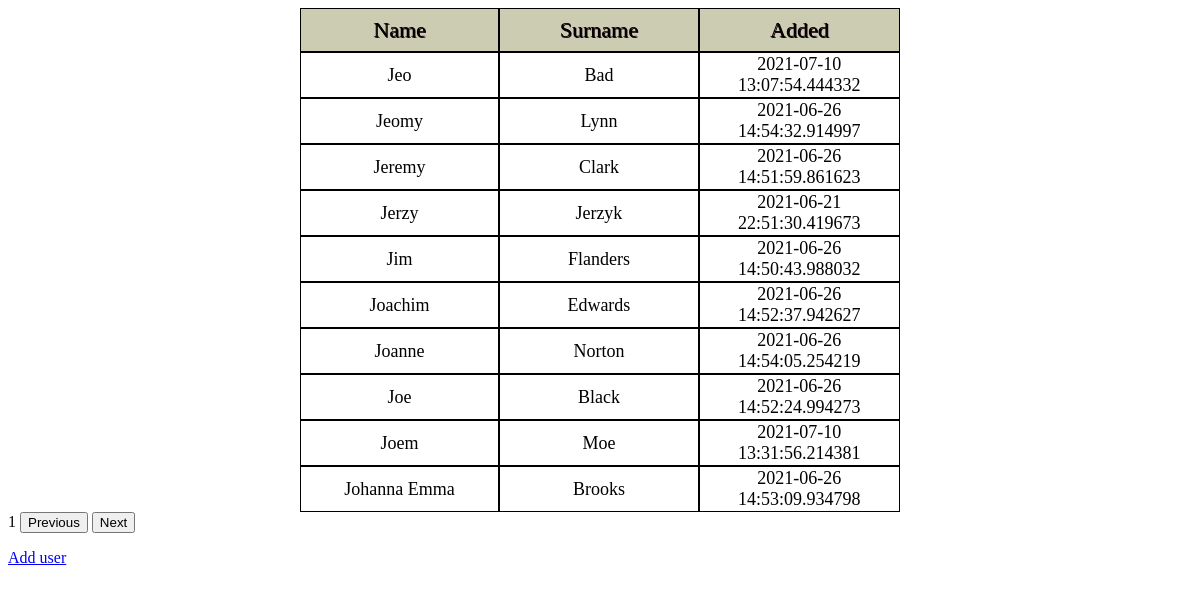
Page /page=1 on the committed database.
### tables this page shows
CREATE TABLE users (
  id INTEGER PRIMARY KEY AUTOINCREMENT,
  name TEXT UNIQUE NOT NULL,
  surname TEXT UNIQUE NOT NULL,
  data_dodania datetime NOT NULL
);

### main.py (the view)
@app.route('/page=<page>', methods=['GET', 'POST'])
def users_pages(page):
    users_per_page = 10
    start_at = int(page) * users_per_page
    db = get_db()
    kursor = db.execute('SELECT * FROM users ORDER BY name ASC LIMIT %s OFFSET %s;' % (users_per_page, start_at))
    print(page)
    print(users_per_page)
    print(start_at)
    users = kursor.fetchall()  # fetchall zwraca dane w formie listy
    return render_template('user.html', users=users, page=page)

### main.py (called while the page is built)
def get_db():
    if not g.get('db'):  # jezeli brak połączenia to je tworzymy
        conn = sqlite3.connect(app.config['DATABASE'])
        conn.row_factory = sqlite3.Row
        g.db = conn  # zapisujemy połączenie w kontekście aplikacji
    return g.db  # zwracamy połączenie z bazą

### templates/user.html (shortened to what this page needs)
<!DOCTYPE html>
<html lang="en">
<head>
    <link rel= "stylesheet" type= "text/css" href= "{{ url_for('static',filename='style.css') }}">
</head>
<body>
    <table class="user-table">
    <tr>
        <td class="first-row">Name</td>
        <td class="first-row">Surname</td>
        <td class="first-row">Added</td>
    </tr>
        {% for user in users %}
            <tr>
                 <td> {{user.name}}</td>
                <td>  {{user.surname}}</td>
                <td>{{user.data_dodania}}</td>
            </tr>
            {% endfor %}
        </table>
    {% if page %}
           {{ page}}
        {% endif %}
    <button onclick="window.location.href='{{ url_for( 'users') }}';">Previous</button>
    <button onclick="window.location.href='{{ url_for( 'users_pages', page=0) }}';">Next</button>
    <p><a href="{{url_for('index')}}">Add user</a></p>
</body>
</html>

### static/style.css (style rules this page uses)
td { border: 1px solid black; width: 200px; height: 20px; font-size: 18px; text-align: center; }
.user-table { width: 600px; display: block; margin-left: auto; margin-right: auto; border-spacing: 0px; }
.first-row { height: 40px; font: 22px solid black; text-shadow: 1px 1px #1a000d; background-color: #ccccb3; }

### rows in the picture
users: name "Jeo", surname "Bad", data_dodania "2021-07-10 13:07:54.444332"
users: name "Jeomy", surname "Lynn", data_dodania "2021-06-26 14:54:32.914997"
users: name "Jeremy", surname "Clark", data_dodania "2021-06-26 14:51:59.861623"
users: name "Jerzy", surname "Jerzyk", data_dodania "2021-06-21 22:51:30.419673"
users: name "Jim", surname "Flanders", data_dodania "2021-06-26 14:50:43.988032"
users: name "Joachim", surname "Edwards", data_dodania "2021-06-26 14:52:37.942627"
users: name "Joanne", surname "Norton", data_dodania "2021-06-26 14:54:05.254219"
users: name "Joe", surname "Black", data_dodania "2021-06-26 14:52:24.994273"
users: name "Joem", surname "Moe", data_dodania "2021-07-10 13:31:56.214381"
users: name "Johanna Emma", surname "Brooks", data_dodania "2021-06-26 14:53:09.934798"

### other values in the picture
{{ page }} "1"
